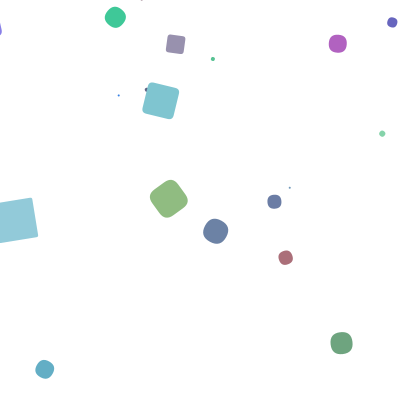
Frame 1 (no input)
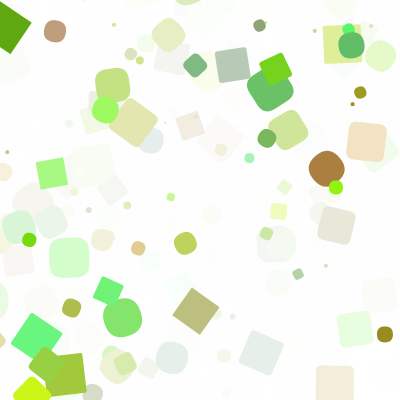
Frame 60 (the mouse pressed at the canvas centre just before this capture)
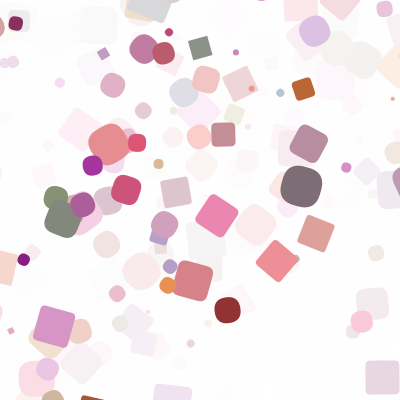
Frame 120 (the mouse held since frame 60 and released just before this capture)

The Processing sketch that drew these frames (run headless with seeded random() and noise(); from frame 60 on, the mouse is pressed at the canvas centre):

// Processing sketch: processing_109464
// ── processing_109464.pde

//Processing Composition

static final int compositionSideLength = 400;
static final int sideDivisor = 10;

static final int stepsToClear = 30;

static color colorToAverage;

void setup() {
  colorToAverage = color(0x6BBCDC);
  size(400,400);
  smooth(); //anti-alias
  background(255);
  noStroke();
  frameRate(10);
}

color randomColor() {
 int r = round((red(colorToAverage) + random(0xFF)) / 2.f);
 int g = round((green(colorToAverage) + random(0xFF)) / 2.f);
 int b = round((blue(colorToAverage) + random(0xFF)) / 2.f);
 
 return color(r,g,b);
}

void incrementAveragingColor()
{
   float r = (red(colorToAverage) + 1) % 256;
   float g = (green(colorToAverage) + 1) % 256;
   float b = (blue(colorToAverage) + 1) % 256;
   
   colorToAverage = color(r,g,b);
}

void draw() {
 
  int boxSize = compositionSideLength / sideDivisor;
  
  fill(0xFF, 120);
  rect(0, 0, compositionSideLength, compositionSideLength);
 
  for (int i = 0; i < sideDivisor; ++i) {
    for (int j = 0; j < sideDivisor; ++j) {
       fill(randomColor());
       int randomInset = round(random(0.f,boxSize/2.f));
       float randomAngle = random(0, PI/2.f);
       rotate(randomAngle);
       
       int cornerRadius = round(random(0.f,boxSize/2.f));
       
       rect( (i * boxSize) + randomInset, (j * boxSize)+randomInset, boxSize - (2*randomInset), boxSize - (2*randomInset), cornerRadius);
    }
  }
  
  rotate(0);
  
  incrementAveragingColor();
  
}
